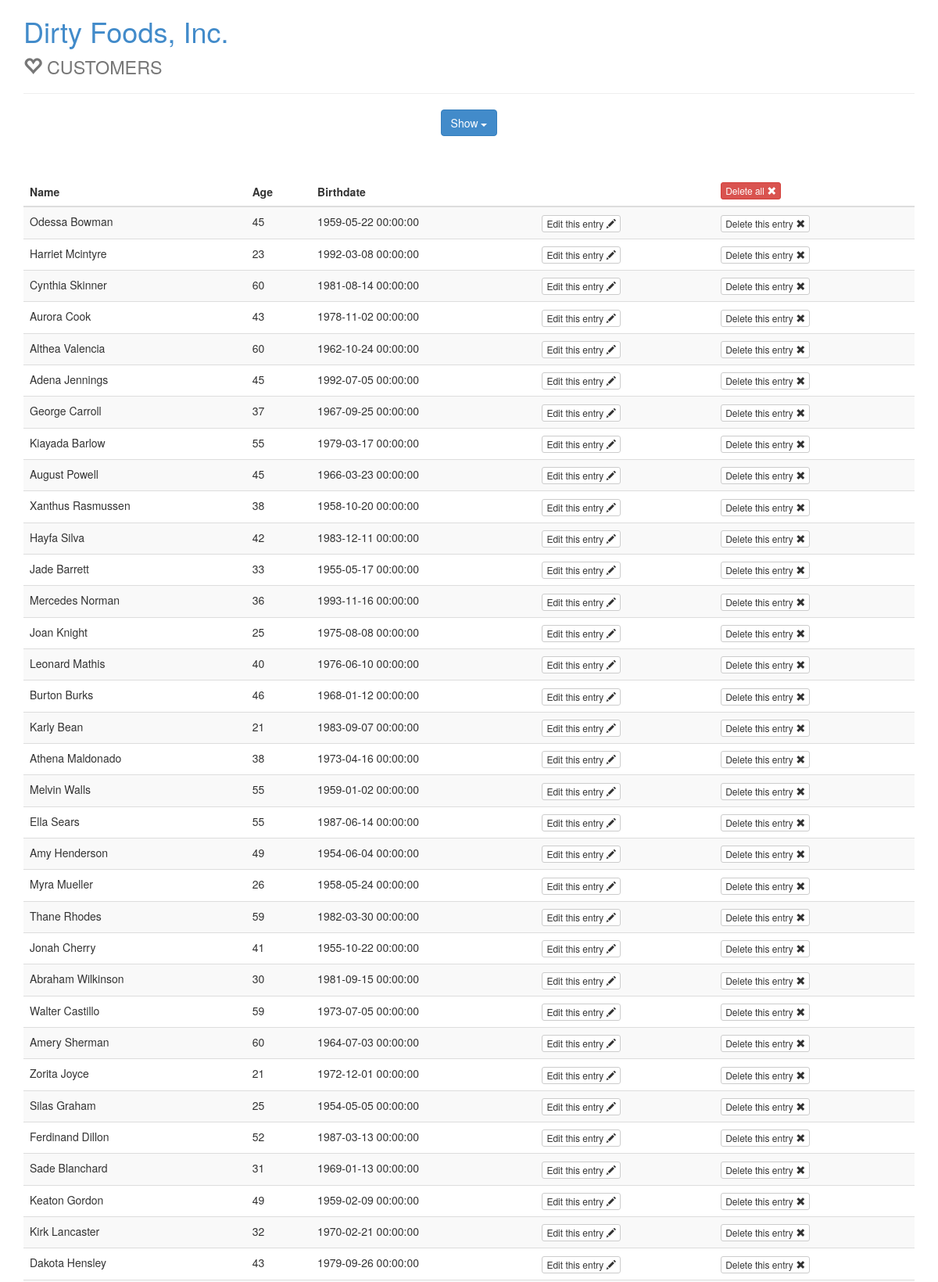
The page /customers.php?show=all (upper part) on the database its author committed.
### tables this page shows
CREATE TABLE `customer` (
  `customer_id` int(11) NOT NULL AUTO_INCREMENT,
  `name` varchar(120) NOT NULL,
  `age` int(11) NOT NULL,
  `birthdate` datetime NOT NULL,
  PRIMARY KEY (`customer_id`)
);

### customers.php (the view, shortened to what this page needs)
<?php
$con = mysqli_connect(db_address,db_user,db_pass,db_name);
?>
<!DOCTYPE html>
<html lang="en">
<head>
	<link rel="stylesheet" href="css/bootstrap.min.css">
</head>
<body>
	<div class="container">
		<h1><a href="index.php">Dirty Foods, Inc.</a><br><small><span class="glyphicon glyphicon-heart-empty"></span> CUSTOMERS</small></h1>
		<hr>
	</div>
	<div class="container text-center">
		<div class="btn-group">
			<button class="btn btn-primary dropdown-toggle" data-toggle="dropdown">Show <span class="caret"></span></button>
		</div>
	</div>
<?php
	if (isset($_GET['show'])) {
		if ($_GET['show'] == 'all') {
			$result = mysqli_query($con, "SELECT * FROM customer;");
		}
?>
	<div class="container content">
		<table class="table table-striped">
			<thead>
				<tr>
					<th>Name</th>
					<th>Age</th>
					<th>Birthdate</th>
					<th></th>
					<th>
						<form action="?deleteall" id='delete' method="post"><button type="submit" id='deleteButton' class="btn btn-danger btn-xs">Delete all <span class="glyphicon glyphicon-remove"></span></button></form>
					</th>
				</tr>
			</thead>
		<?php
			while ($row = mysqli_fetch_array($result)) {
				echo "<tr>";
				echo "<td>" . $row['name'] . "</td>";
				echo "<td>" . $row['age'] . "</td>";
				echo "<td>" . $row['birthdate'] . "</td>";
				echo "
				<td>
					<form action='?edit' method='post'>
						<input type='hidden' name='customer_id' value=" . $row['customer_id']. ">
						<button type='submit' class='btn btn-default btn-xs'>Edit this entry <span class='glyphicon glyphicon-pencil'></span></button>
					</form>
				</td>
				";
				echo "
				<td>
					<form action='?delete' method='post' id='delete' >
						<input type='hidden' name='customer_id' value=" . $row['customer_id']. ">
						<button type='submit' class='btn btn-default btn-xs'>Delete this entry <span class='glyphicon glyphicon-remove'></span></button>
					</form>
				</td>
				";
				echo "</tr>";
			}
		?>
		</table>
	</div>
<?php
	}
?>
</body>
</html>

### customers.php (style rules this page uses)
.content { margin-top: 50px; margin-bottom: 50px; }

### rows shown on the page
customer: name "Odessa Bowman", age "45", birthdate "1959-05-22 00:00:00"
customer: name "Harriet Mcintyre", age "23", birthdate "1992-03-08 00:00:00"
customer: name "Cynthia Skinner", age "60", birthdate "1981-08-14 00:00:00"
customer: name "Aurora Cook", age "43", birthdate "1978-11-02 00:00:00"
customer: name "Althea Valencia", age "60", birthdate "1962-10-24 00:00:00"
customer: name "Adena Jennings", age "45", birthdate "1992-07-05 00:00:00"
customer: name "George Carroll", age "37", birthdate "1967-09-25 00:00:00"
customer: name "Kiayada Barlow", age "55", birthdate "1979-03-17 00:00:00"
customer: name "August Powell", age "45", birthdate "1966-03-23 00:00:00"
customer: name "Xanthus Rasmussen", age "38", birthdate "1958-10-20 00:00:00"
customer: name "Hayfa Silva", age "42", birthdate "1983-12-11 00:00:00"
customer: name "Jade Barrett", age "33", birthdate "1955-05-17 00:00:00"
customer: name "Mercedes Norman", age "36", birthdate "1993-11-16 00:00:00"
customer: name "Joan Knight", age "25", birthdate "1975-08-08 00:00:00"
customer: name "Leonard Mathis", age "40", birthdate "1976-06-10 00:00:00"
customer: name "Burton Burks", age "46", birthdate "1968-01-12 00:00:00"
customer: name "Karly Bean", age "21", birthdate "1983-09-07 00:00:00"
customer: name "Athena Maldonado", age "38", birthdate "1973-04-16 00:00:00"
customer: name "Melvin Walls", age "55", birthdate "1959-01-02 00:00:00"
customer: name "Ella Sears", age "55", birthdate "1987-06-14 00:00:00"
customer: name "Amy Henderson", age "49", birthdate "1954-06-04 00:00:00"
customer: name "Myra Mueller", age "26", birthdate "1958-05-24 00:00:00"
customer: name "Thane Rhodes", age "59", birthdate "1982-03-30 00:00:00"
customer: name "Jonah Cherry", age "41", birthdate "1955-10-22 00:00:00"
customer: name "Abraham Wilkinson", age "30", birthdate "1981-09-15 00:00:00"
customer: name "Walter Castillo", age "59", birthdate "1973-07-05 00:00:00"
customer: name "Amery Sherman", age "60", birthdate "1964-07-03 00:00:00"
customer: name "Zorita Joyce", age "21", birthdate "1972-12-01 00:00:00"
customer: name "Silas Graham", age "25", birthdate "1954-05-05 00:00:00"
customer: name "Ferdinand Dillon", age "52", birthdate "1987-03-13 00:00:00"
customer: name "Sade Blanchard", age "31", birthdate "1969-01-13 00:00:00"
customer: name "Keaton Gordon", age "49", birthdate "1959-02-09 00:00:00"
customer: name "Kirk Lancaster", age "32", birthdate "1970-02-21 00:00:00"
customer: name "Dakota Hensley", age "43", birthdate "1979-09-26 00:00:00"
